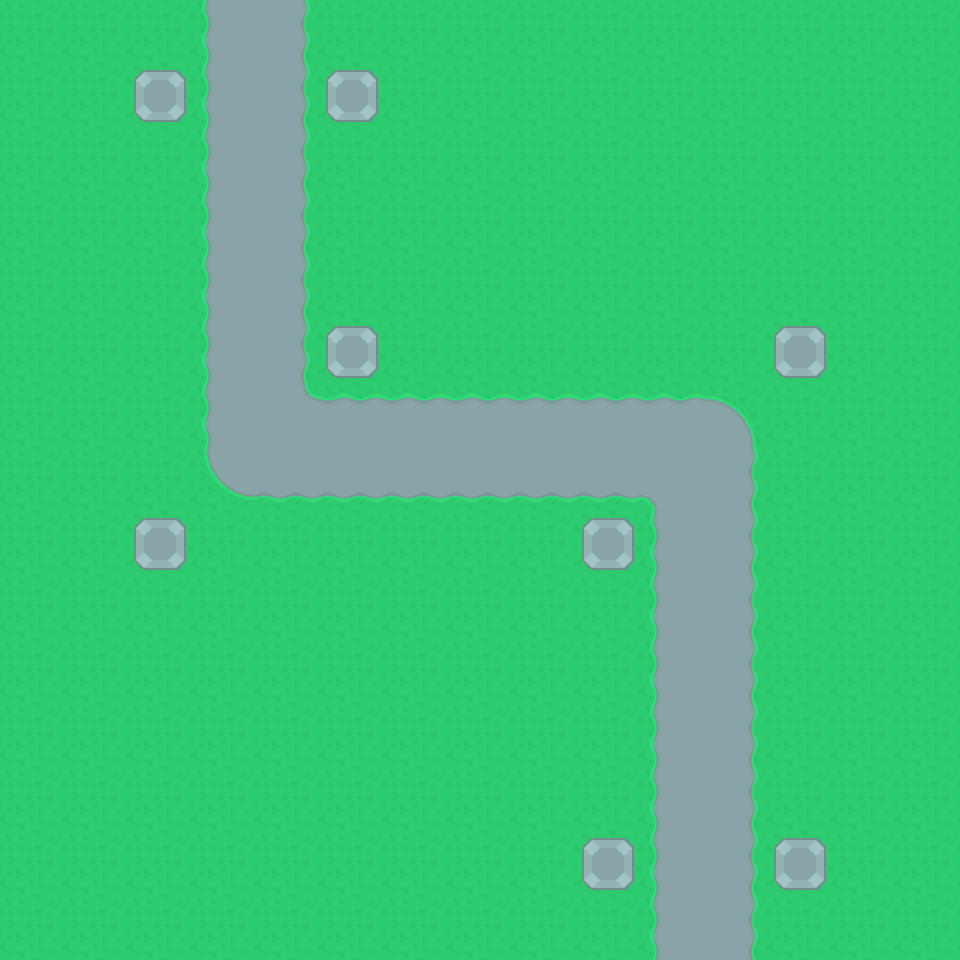

This game map was drawn from its Tiled (.tmx) file and the tilesets committed beside it. A one-line description and the trimmed map source follow:
An orthogonal 15x15 tile map with 64x64 px tiles, 3 tile layers (Background, Path, TowerSlotMarkers) and 10 objects (8x TowerSlot, NavLine1).

<map version="1.0" tiledversion="1.1.3" orientation="orthogonal" renderorder="right-down" width="15" height="15" tilewidth="64" tileheight="64" infinite="0" nextobjectid="24">
 <tileset firstgid="1" source="towerDefense_tilesheet3.tsx" />
 <layer name="Background" width="15" height="15">
  <data>[225 cells, 225 non-empty, 1 distinct tile ids]</data>
 </layer>
 <layer name="Path" width="15" height="15">
  <data>[225 cells, 44 non-empty, 8 distinct tile ids]</data>
 </layer>
 <layer name="TowerSlotMarkers" width="15" height="15">
  <data>[225 cells, 8 non-empty, 1 distinct tile ids]</data>
 </layer>
 <objectgroup name="Navigation">
  <object id="1" name="NavLine1" x="256" y="0">
   <polyline points="0,0 0,384 64,448 384,448 448,512 448,960" />
  </object>
 </objectgroup>
 <objectgroup name="Navigation2">
  <object id="23" x="254" y="4">
   <polyline points="0,0 2,378 9,393 22,405 37,412 61,416 88,422 125,428 191,441 298,452 346,455 370,460 382,464 392,471 410,489 418,502 429,521 446,551 449,948" />
  </object>
 </objectgroup>
 <objectgroup name="TowerSlots">
  <object id="14" name="TowerSlot1" type="TowerSlot" x="128" y="64" width="64" height="64" />
  <object id="16" name="TowerSlot2" type="TowerSlot" x="320" y="64" width="64" height="64" />
  <object id="17" name="TowerSlot3" type="TowerSlot" x="128" y="512" width="64" height="64" />
  <object id="18" name="TowerSlot4" type="TowerSlot" x="320" y="320" width="64" height="64" />
  <object id="19" name="TowerSlot6" type="TowerSlot" x="768" y="320" width="64" height="64" />
  <object id="20" name="TowerSlot5" type="TowerSlot" x="576" y="512" width="64" height="64" />
  <object id="21" name="TowerSlot7" type="TowerSlot" x="576" y="832" width="64" height="64" />
  <object id="22" name="TowerSlot8" type="TowerSlot" x="768" y="832" width="64" height="64" />
 </objectgroup>
</map>
